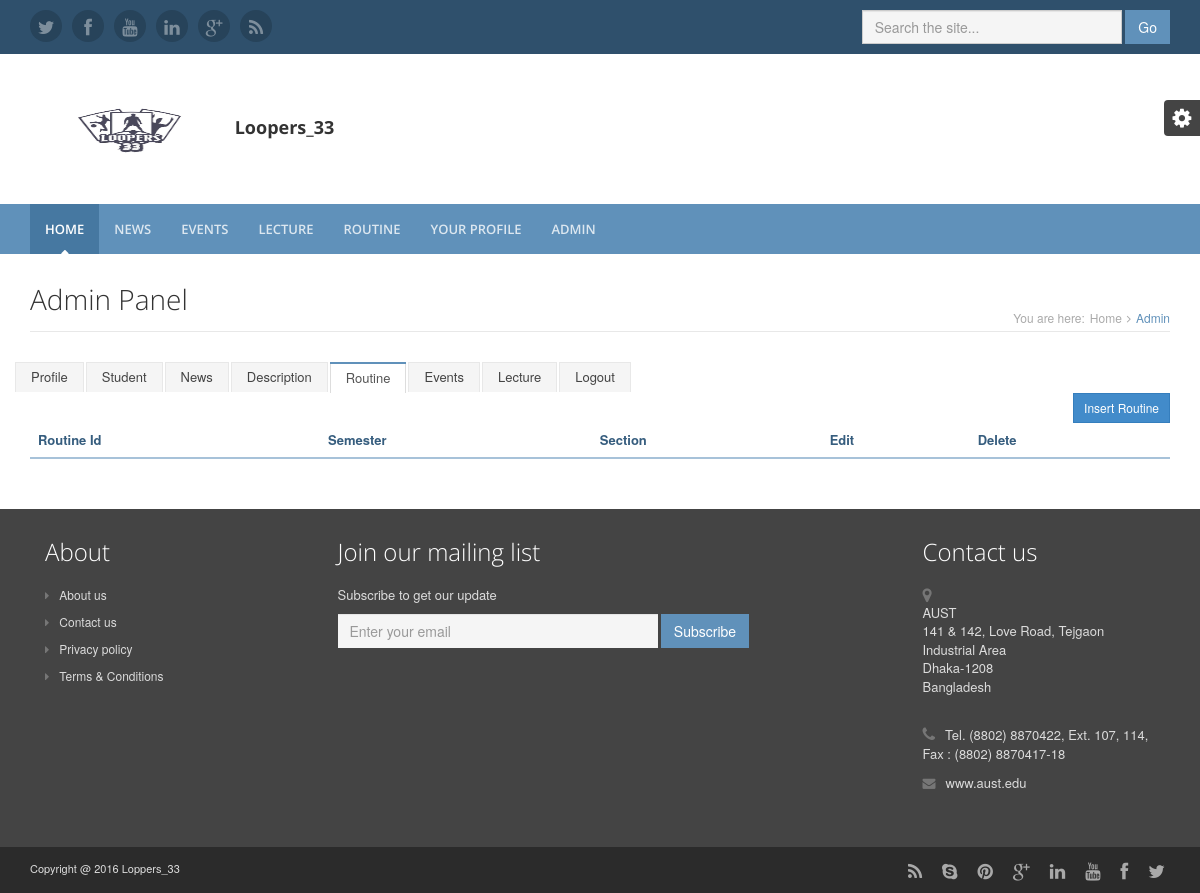
/admin_routine.php, run on an earlier commit of the app's database.
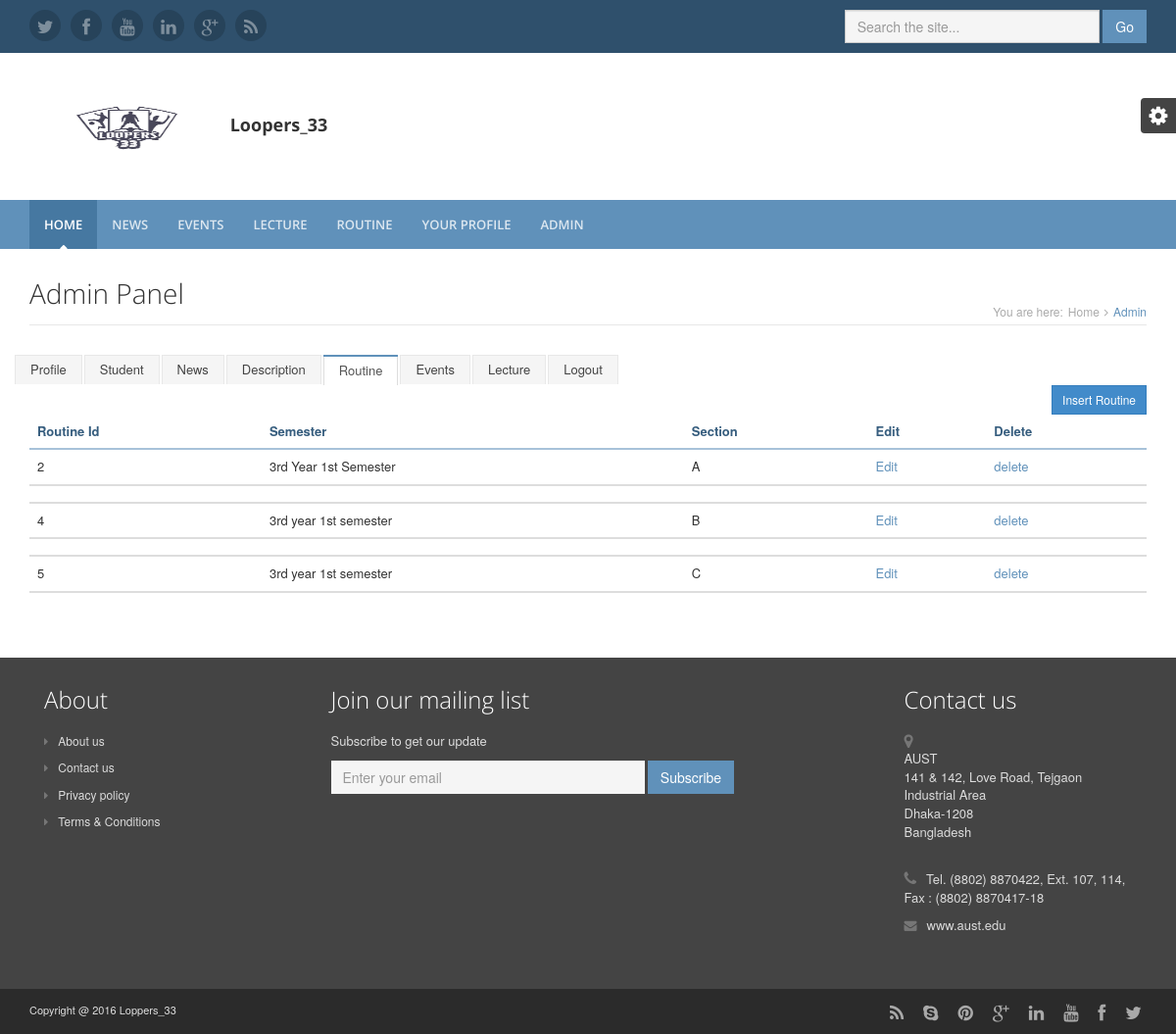
And on a later commit of the database.
### tables this page shows
CREATE TABLE `routine` (
  `routine_id` int(11) NOT NULL,
  `sem` varchar(50) NOT NULL,
  `sec` varchar(10) NOT NULL
);

### admin_routine.php (the view)
<?php
	include 'header.php';
?>
	<div class="content container">
        <div class="page-wrapper">
            <header class="page-heading clearfix">
                <h1 class="heading-title pull-left">Admin Panel</small></h1>
                <div class="breadcrumbs pull-right">
                    <ul class="breadcrumbs-list">
                        <li class="breadcrumbs-label">You are here:</li>
                        <li><a href="index.php">Home</a><i class="fa fa-angle-right"></i></li>
                        <li class="current">Admin</li>
                    </ul>
                </div>
            </header>
            <div class="page-content">
                <div class="row page-row">
                    <ul class="nav nav-tabs">
                          <li><a href="adminpro.php">Profile</a></li>
                          <li><a href="admin_std.php">Student</a></li>
                          <li><a href="admin_news.php">News</a></li>
                          <li><a href="admin_desc.php">Description</a></li>
                          <li class="active"><a href="admin_routine.php">Routine</a></li>
                          <li><a href="admin_events.php">Events</a></li>
                          <li><a href="admin_lecture.php">Lecture</a></li>
                          <li><a href="a_logout.php">Logout</a></li>
                    </ul>
                    <div class="col-md-12">
                    <a href="routine_add.php" class="btn btn-sm btn-primary pull-right">
                            Insert Routine
                          </a>
                      <div class="table-responsive">
                      <table class="table table-hover">
                          <thead>
                            <tr>
                              <th>
                                Routine Id
                              </th>
                              <th>
                                Semester
                              </th>
                              <th>
                                Section
                              </th>
                              <th>
                                Edit
                              </th>
                              <th>
                                Delete
                              </th>
                            </tr>
                          </thead>
                            <?php
                              $con=mysqli_connect("localhost","root","","sms");
                              $rslt=mysqli_query($con,"SELECT * from routine");
                              while ($row=mysqli_fetch_array($rslt))
                                {
                            ?>
                            <tbody>
                              <tr>
                                <td>
                                  <?php
                                    echo $row['routine_id'];
                                  ?>
                                </td>
                                <td>
                                  <?php
                                    echo $row['sem'];
                                  ?>
                                </td>
                                <td>
                                  <?php
                                    echo $row['sec'];
                                  ?>
                                </td>
                                <td>
                                  <a href="rou_edit.php?id=<?php echo $row['routine_id']; ?>">
                                    Edit
                                  </a>
                                </td>
                                <td>
                                  <a onclick="return confirm('do you really want to delete this?')"
                                    href="rou_del.php?id=<?php echo $row['routine_id']; ?>">
                                    delete
                                  </a>
                                </td>
                              </tr>
                            </tbody>
                            <tr>
                                <td>
                                </td>
                              </tr>
                            <?php
                               }
                            ?>
                          </table>
                        </div>
                    </div>
                </div>
            </div>
        </div>
    </div>
<?php
  include 'footer.php';
?>

What changed in the data, as far as the page shows it:
added routine: routine_id "2", sem "3rd Year 1st Semester", sec "A"
added routine: routine_id "4", sem "3rd year 1st semester", sec "B"
added routine: routine_id "5", sem "3rd year 1st semester", sec "C"
